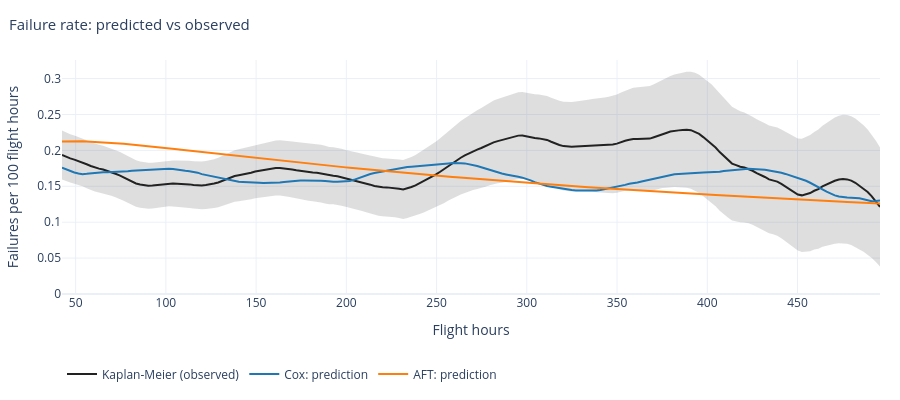

The notebook cell this image was saved under:
### Markdown cell above
### 15.3 Таблица и график

`hazard_table` складывает три кривые в длинный формат: `g` строк на источник (`observed`, `cox`, `aft`) со столбцами `t` и `h`, на лётный час. `ci_low` и `ci_high` заполнены только у строк `observed`.

`figures.hazard` умножает всё на `HAZARD_SCALE = 100`, поэтому ось y — отказы на 100 лётных часов. Со списком моделей (`kinds`) она добавляет пять следов в таком порядке:

1. верхняя граница интервала, невидимая линия толщины 0;
2. нижняя граница с заливкой до предыдущего следа (`fill="tonexty"`); эта пара даёт серую полосу;
3. наблюдаемая линия;
4. и 5. по одной линии на модель.

У двух следов полосы нет имени, и в легенде они скрыты. Серая полоса — 95% интервал **наблюдаемой** интенсивности, а не разброс между моделями. Дашборд рисует этот график и только для выбранной модели, тогда следов четыре.

### Code cell
table = hazard_table(DATA, SETTINGS)
peek("15.hazard_table", table)
print(f"строк на источник: {table['source'].value_counts().to_dict()}")

observed = table[table["source"] == "observed"]
same("таблица: observed h", observed["h"], obs_h)
same("таблица: ci_low", observed["ci_low"], obs_low)
same("таблица: ci_high", observed["ci_high"], obs_high)
for kind in EVAL_MODELS:
    same(f"таблица: h для {kind} = групповая интенсивность", table.loc[table["source"] == kind, "h"], GROUP_HAZARD[kind])

fleet_fig = fleet_hazard(table, list(EVAL_MODELS))
describe_figure("15.fleet_fig", fleet_fig)

band = [i for i, tr in enumerate(fleet_fig.data) if not tr.name]
if len(band) != 2:
    raise RuntimeError(f"у полосы {len(band)} безымянных следов, ожидались два")
same(
    f"верхний край полосы = {HAZARD_SCALE:g} * ci_high",
    trace_xy(fleet_fig, band[0])["y"],
    HAZARD_SCALE * obs_high,
)
same(
    f"нижний край полосы = {HAZARD_SCALE:g} * ci_low",
    trace_xy(fleet_fig, band[1])["y"],
    HAZARD_SCALE * obs_low,
)
same(
    f"наблюдаемая линия = {HAZARD_SCALE:g} * h",
    trace_xy(fleet_fig, 2)["y"],
    HAZARD_SCALE * obs_h,
)
for kind in EVAL_MODELS:
    drawn = trace_xy(fleet_fig, f"{MODEL_LABELS[kind]}: prediction")
    same(f"линия {kind}: x = hazard_grid", drawn["x"], fleet_grid)
    same(f"линия {kind}: y = {HAZARD_SCALE:g} * групповая интенсивность", drawn["y"], HAZARD_SCALE * GROUP_HAZARD[kind])

display(fleet_fig)
print("первые строки каждого источника:")
table.groupby("source", sort=False).head(2)

### Figure 1 — Plotly figure (JSON) as saved in the notebook; plotly's stock layout.template omitted (floating-point values rounded to 4 significant figures; data arrays with more than 128 entries replaced by an {"elided": "..."} marker saying what was removed)
{"data": [{"hoverinfo": "skip", "legendgroup": "observed", "line": {"width": 0}, "mode": "lines", "showlegend": false, "type": "scatter", "x": {"elided": "200 float values"}, "y": {"elided": "200 float values"}}, {"fill": "tonexty", "fillcolor": "rgba(34,34,34,0.15)", "hoverinfo": "skip", "legendgroup": "observed", "line": {"width": 0}, "mode": "lines", "showlegend": false, "type": "scatter", "x": {"elided": "200 float values"}, "y": {"elided": "200 float values"}}, {"hovertemplate": "%{x:.0f} h: %{y:.3f}<extra>observed</extra>", "legendgroup": "observed", "line": {"color": "#222222"}, "mode": "lines", "name": "Kaplan-Meier (observed)", "type": "scatter", "x": {"elided": "200 float values"}, "y": {"elided": "200 float values"}}, {"hovertemplate": "%{x:.0f} h: %{y:.3f}<extra>Cox</extra>", "line": {"color": "#1f77b4"}, "mode": "lines", "name": "Cox: prediction", "type": "scatter", "x": {"elided": "200 float values"}, "y": {"elided": "200 float values"}}, {"hovertemplate": "%{x:.0f} h: %{y:.3f}<extra>AFT</extra>", "line": {"color": "#ff7f0e"}, "mode": "lines", "name": "AFT: prediction", "type": "scatter", "x": {"elided": "200 float values"}, "y": {"elided": "200 float values"}}], "layout": {"height": 400, "hovermode": "closest", "legend": {"orientation": "h", "x": 0, "y": -0.28, "yanchor": "top"}, "margin": {"b": 40, "l": 60, "r": 20, "t": 60}, "title": {"font": {"size": 15}, "text": "Failure rate: predicted vs observed", "x": 0.01}, "xaxis": {"title": {"text": "Flight hours"}}, "yaxis": {"rangemode": "tozero", "title": {"text": "Failures per 100 flight hours"}}}}
